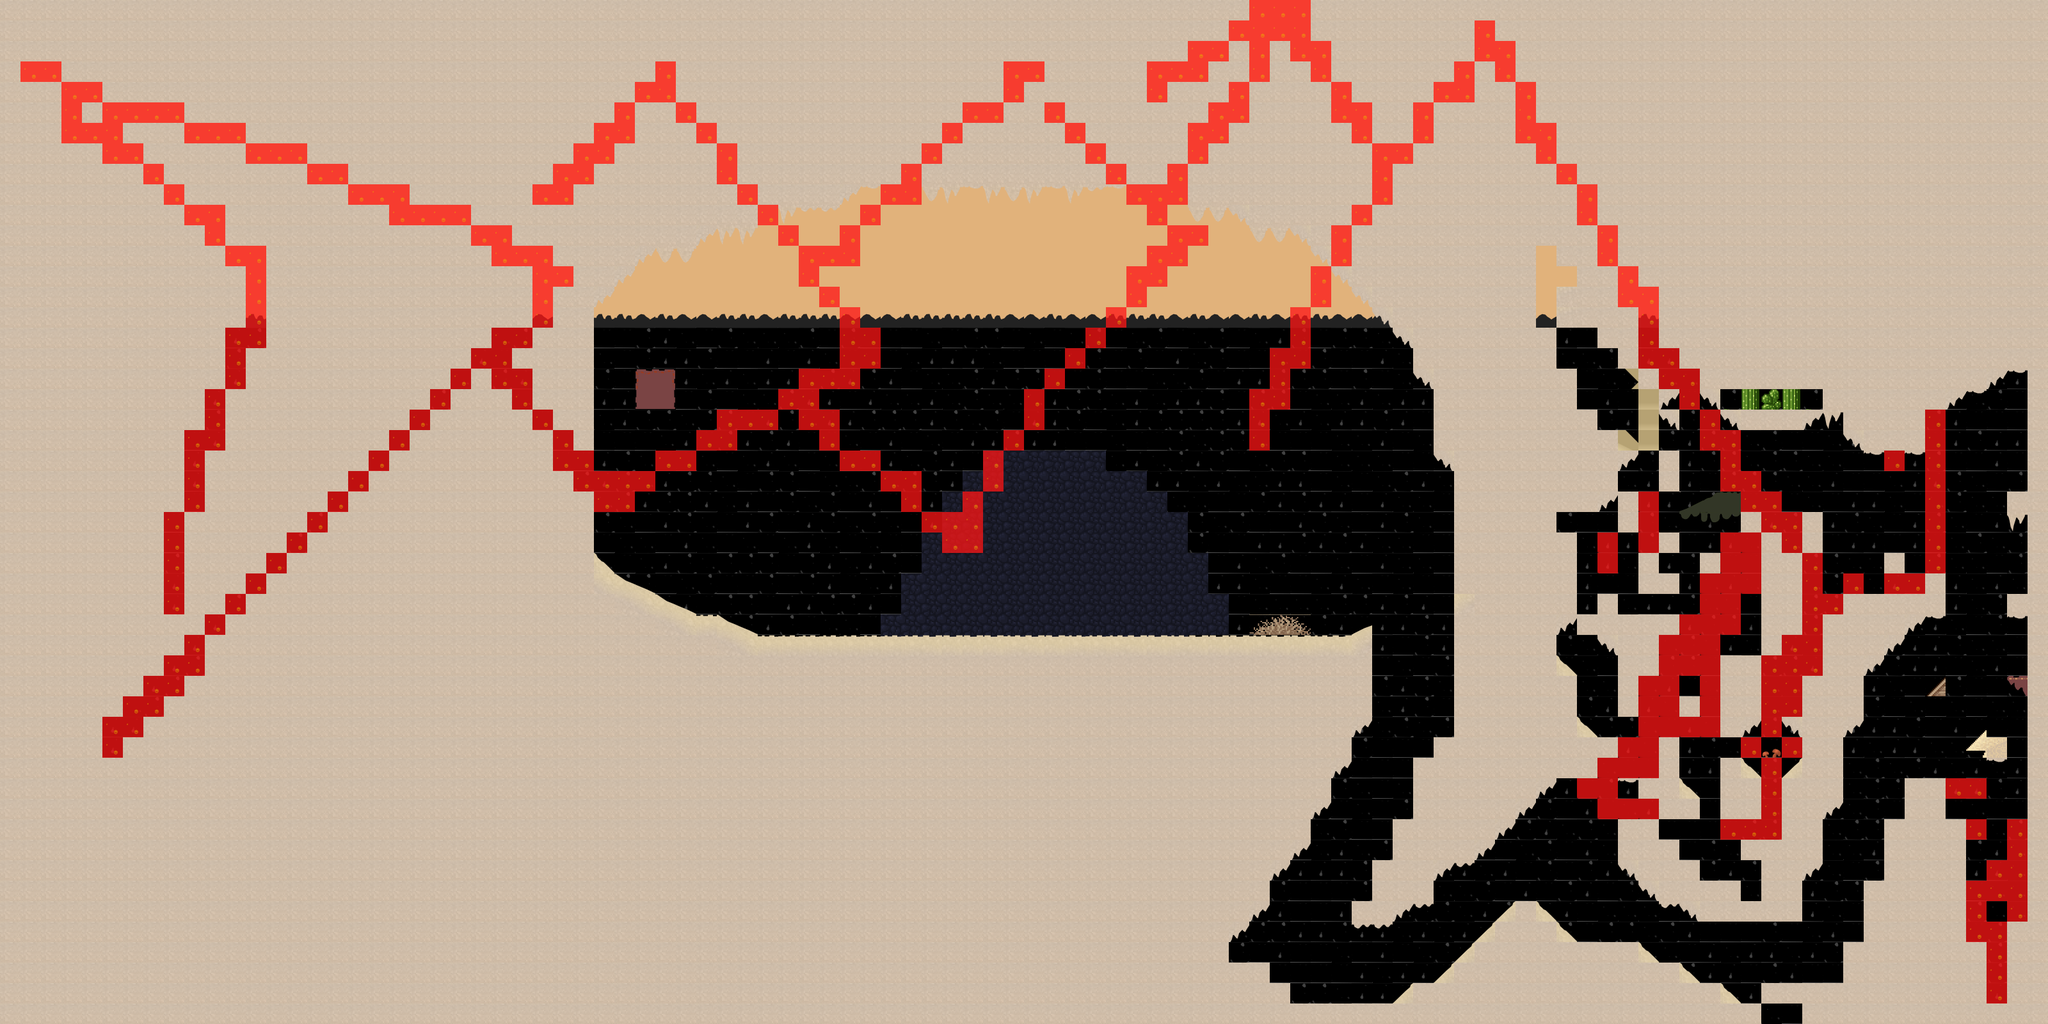

A 2D game scene composited from a Tiled map and its tileset images. What follows is a short description and the map's XML, with each tile layer's data collapsed to a summary:
An orthogonal 100x50 tile map with 32x32 px tiles, 3 tile layers (Tile Layer 3, Background, Foreground) and 53 objects (49x HeliBot, 2x Cave, NPC, Outhouse).

<map version="1.0" orientation="orthogonal" renderorder="right-down" width="100" height="50" tilewidth="32" tileheight="32" nextobjectid="55">
 <properties>
  <property name="camera_x" value="112" />
  <property name="camera_y" value="176" />
  <property name="music" value="music/scene_town.mp3" />
 </properties>
 <tileset firstgid="1" source="tileset.tsx" />
 <layer name="Tile Layer 3" width="100" height="50">
  <properties>
   <property name="parallax" value="0.7" />
  </properties>
  <data>[5000 cells, 5000 non-empty, 7 distinct tile ids]</data>
 </layer>
 <layer name="Background" width="100" height="50">
  <properties>
   <property name="parallax" value="1" />
  </properties>
  <data>[5000 cells, 139 non-empty, 5 distinct tile ids]</data>
 </layer>
 <layer name="Foreground" width="100" height="50">
  <data>[5000 cells, 3893 non-empty, 43 distinct tile ids]</data>
 </layer>
 <objectgroup name="Objects">
  <object id="1" name="cave" type="Cave" x="1552" y="864" width="128" height="128">
   <properties>
    <property name="cavetype" value="entrance" />
    <property name="mapfile" value="maps/end.tmx" />
    <property name="spawnpoint" value="cave_exit" />
   </properties>
  </object>
  <object id="2" type="NPC" x="1280" y="896" width="64" height="96">
   <properties>
    <property name="filename" value="dialogs/npc_end.json" />
   </properties>
  </object>
  <object id="3" name="cave_exit" type="Cave" x="2561" y="605" width="30" height="98" visible="0">
   <properties>
    <property name="cavetype" value="exitinv" />
    <property name="mapfile" value="maps/nq2.tmx" />
    <property name="spawnpoint" value="cave" />
   </properties>
  </object>
  <object id="4" name="outhouse" type="Outhouse" x="1040" y="802" width="128" height="160" />
  <object id="5" type="HeliBot" x="2632" y="672" width="128" height="128" />
  <object id="6" type="HeliBot" x="2656" y="676" width="128" height="128" />
  <object id="7" type="HeliBot" x="2680" y="676" width="128" height="128" />
  <object id="8" type="HeliBot" x="2704" y="676" width="128" height="128" />
  <object id="9" type="HeliBot" x="2736" y="676" width="128" height="128" />
  <object id="10" type="HeliBot" x="2772" y="676" width="128" height="128" />
  <object id="11" type="HeliBot" x="2804" y="680" width="128" height="128" />
  <object id="12" type="HeliBot" x="2804" y="680" width="128" height="128" />
  <object id="13" type="HeliBot" x="2736" y="676" width="128" height="128" />
  <object id="14" type="HeliBot" x="2680" y="676" width="128" height="128" />
  <object id="15" type="HeliBot" x="2656" y="676" width="128" height="128" />
  <object id="16" type="HeliBot" x="2704" y="676" width="128" height="128" />
  <object id="17" type="HeliBot" x="2632" y="672" width="128" height="128" />
  <object id="18" type="HeliBot" x="2772" y="676" width="128" height="128" />
  <object id="19" type="HeliBot" x="2804" y="680" width="128" height="128" />
  <object id="20" type="HeliBot" x="2736" y="676" width="128" height="128" />
  <object id="21" type="HeliBot" x="2680" y="676" width="128" height="128" />
  <object id="22" type="HeliBot" x="2656" y="676" width="128" height="128" />
  <object id="23" type="HeliBot" x="2704" y="676" width="128" height="128" />
  <object id="24" type="HeliBot" x="2632" y="672" width="128" height="128" />
  <object id="25" type="HeliBot" x="2772" y="676" width="128" height="128" />
  <object id="26" type="HeliBot" x="2804" y="680" width="128" height="128" />
  <object id="27" type="HeliBot" x="2736" y="676" width="128" height="128" />
  <object id="28" type="HeliBot" x="2680" y="676" width="128" height="128" />
  <object id="29" type="HeliBot" x="2656" y="676" width="128" height="128" />
  <object id="30" type="HeliBot" x="2704" y="676" width="128" height="128" />
  <object id="31" type="HeliBot" x="2632" y="672" width="128" height="128" />
  <object id="32" type="HeliBot" x="2772" y="676" width="128" height="128" />
  <object id="33" type="HeliBot" x="2804" y="680" width="128" height="128" />
  <object id="34" type="HeliBot" x="2736" y="676" width="128" height="128" />
  <object id="35" type="HeliBot" x="2680" y="676" width="128" height="128" />
  <object id="36" type="HeliBot" x="2656" y="676" width="128" height="128" />
  <object id="37" type="HeliBot" x="2704" y="676" width="128" height="128" />
  <object id="38" type="HeliBot" x="2632" y="672" width="128" height="128" />
  <object id="39" type="HeliBot" x="2772" y="676" width="128" height="128" />
  <object id="40" type="HeliBot" x="2804" y="680" width="128" height="128" />
  <object id="41" type="HeliBot" x="2736" y="676" width="128" height="128" />
  <object id="42" type="HeliBot" x="2680" y="676" width="128" height="128" />
  <object id="43" type="HeliBot" x="2656" y="676" width="128" height="128" />
  <object id="44" type="HeliBot" x="2704" y="676" width="128" height="128" />
  <object id="45" type="HeliBot" x="2632" y="672" width="128" height="128" />
  <object id="46" type="HeliBot" x="2772" y="676" width="128" height="128" />
  <object id="47" type="HeliBot" x="2804" y="680" width="128" height="128" />
  <object id="48" type="HeliBot" x="2736" y="676" width="128" height="128" />
  <object id="49" type="HeliBot" x="2680" y="676" width="128" height="128" />
  <object id="50" type="HeliBot" x="2656" y="676" width="128" height="128" />
  <object id="51" type="HeliBot" x="2704" y="676" width="128" height="128" />
  <object id="52" type="HeliBot" x="2632" y="672" width="128" height="128" />
  <object id="53" type="HeliBot" x="2772" y="676" width="128" height="128" />
 </objectgroup>
</map>
